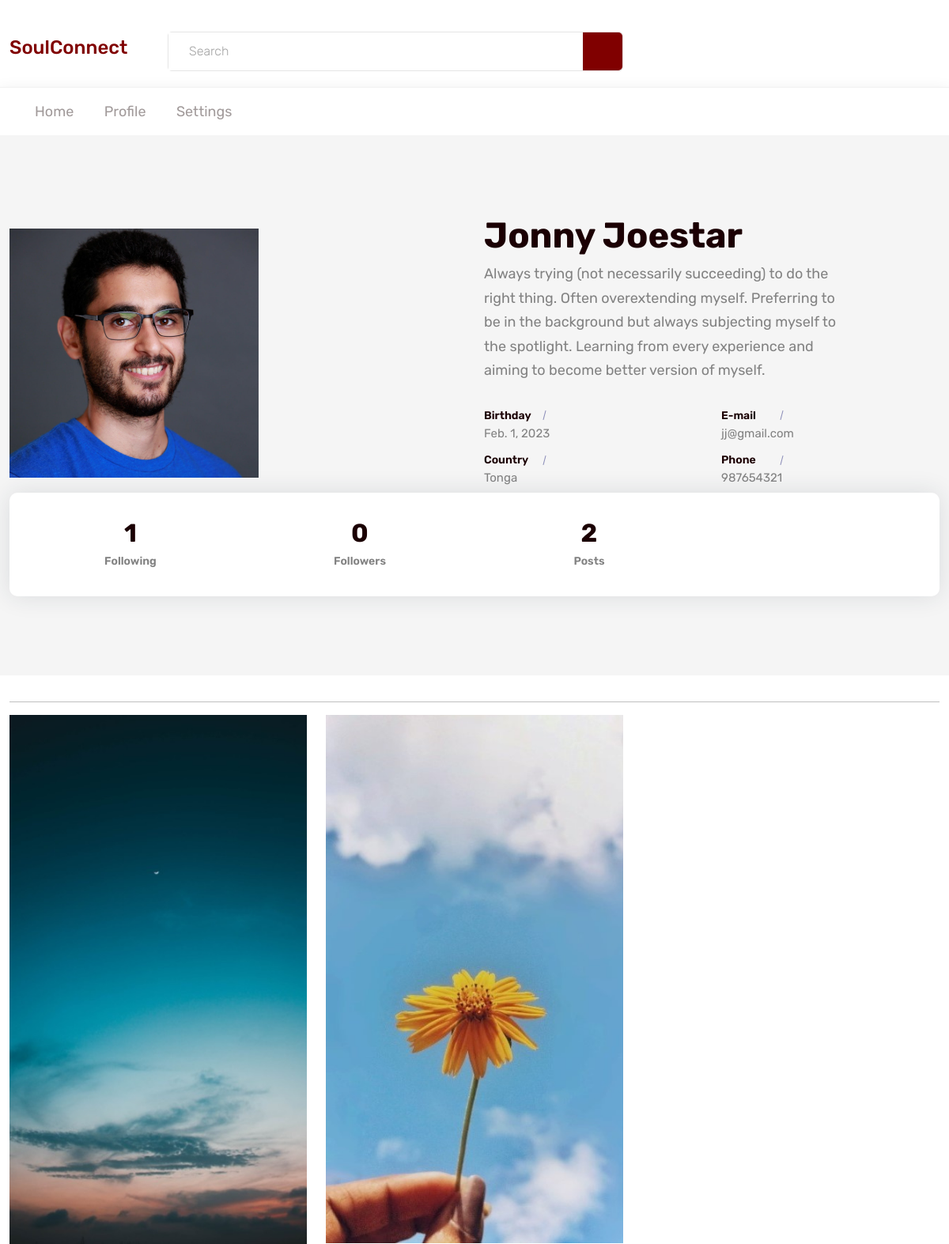
/profile (signed in), run on the app's committed database.
### app/models.py (models this page shows, shortened)
class bio(models.Model):
    u=models.ForeignKey(user,on_delete=models.CASCADE)
    un=models.TextField(default="xxxxxxxxxxxxxxxxxxx")
    b=models.TextField(default="")
    name=models.TextField(default="anon")
    country=models.TextField(default="wonderland")
    phone=models.IntegerField(default="0000000000")
    dob=models.DateField(default="2000-01-01")
    profilepic=models.ImageField(upload_to='pimages/',default="d.png")

### app/views.py (the view)
# urls.py: path('profile', views.profile1,name="profile"),
@login_required(login_url="login")
def profile1(request):
    f1=follow.objects.filter(u=request.user.username).values_list()
    f2=follow.objects.filter(f=request.user.username).values_list()
    s=bio.objects.filter(u=request.user).values()
    if s:
        d=s[0]
        d['profilepic']="media/"+d['profilepic']
        d['email']=request.user.email
        if post.objects.filter(u=request.user).exists():
            qs=post.objects.filter(u=request.user).values_list()
            posts=[]
            l=0
            for i in qs:
                l=l+1
                posts.append("media/"+i[3])
            d['l']=l
            d['posts']=posts
        d['f1']=len(f1)
        d['f2']=len(f2)
        return render(request,"profile.html",d)
    return render(request,"profile.html")

### templates/profile.html (shortened to what this page needs)
{% load static %}
<!DOCTYPE html>
<html lang="en">
<head>
    <link href="https://cdn.jsdelivr.net/npm/bootstrap@5.3.0-alpha1/dist/css/bootstrap.min.css" rel="stylesheet">
</head>
<body>
    <div class="super_container">
        <header class="header">
            <div class="header_main">
                <div class="container">
                    <div class="row">
                        <div class="col-lg-2 col-sm-3 col-3 order-1">
                            <div class="logo_container">
                                <div class="logo"><a href="home"><h3 class="txt">SoulConnect</h3></a></div>
                            </div>
                        </div>
                        <div class="col-lg-6 col-12 order-lg-2 order-3 text-lg-left text-right">
                            <div class="header_search">
                                <div class="header_search_content">
                                    <div class="header_search_form_container">
                                        <form action="search" method="POST" class="header_search_form clearfix">
                                            <input type="search" name="f" required="required" class="header_search_input" placeholder="Search ">
                                            <button type="submit" class="header_search_button trans_300" value="Submit"><img src="https://res.cloudinary.com/dxfq3iotg/image/upload/v1560918770/search.png" alt=""></button>
                                        </form>
                                    </div>
                                </div>
                            </div>
                        </div>
                        </div>
                    </div>
                </div>
            </div>
            <nav class="main_nav">
                <div class="container">
                    <div class="row">
                        <div class="col">
                            <div class="main_nav_content d-flex flex-row">
                                <div class="main_nav_menu">
                                    <ul class="standard_dropdown main_nav_dropdown">
                                        <li><a href="home">Home</a></li>
                                        <li><a href="profile">Profile</a></li>
                                        <li><a href="settings">Settings</a></li>
                                    </ul>
                                </div>
                            </div>
                        </div>
                    </div>
                </div>
            </nav>
        <div style="height: 700px">
            <section class="section about-section gray-bg" id="about">
                <div class="container">
                    <div class="row align-items-center flex-row-reverse">
                        <div class="col-lg-6">
                            <div class="about-text go-to">
                                <h3 class="dark-color">{{name}}</h3>
                                <p>{{b}}</p>
                                <div class="row about-list">
                                    <div class="col-md-6">
                                        <div class="media">
                                            <label>Birthday</label>
                                            <p>{{dob}}</p>
                                        </div>
                                        <div class="media">
                                            <label>Country</label>
                                            <p>{{country}}</p>
                                        </div>
                                    </div>
                                    <div class="col-md-6">
                                        <div class="media">
                                            <label>E-mail</label>
                                            <p>{{email}}</p>
                                        </div>
                                        <div class="media">
                                            <label>Phone</label>
                                            <p>{{phone}}</p>
                                        </div>
                                    </div>
                                </div>
                            </div>
                        </div>
                        <div class="col-lg-6">
                            <div class="about-avatar">
                                <img src="{{profilepic}}"  alt="profilepic">
                            </div>
                        </div>
                    </div>
                    <div class="counter">
                        <div class="row">
                            <div class="col-6 col-lg-3">
                                <div class="count-data text-center">
                                    <h6 class="count h2" data-to="500" id="txt" data-speed="500">{{f1}}</h6>
                                    <p class="m-0px font-w-600">Following</p>
                                </div>
                            </div>
                            <div class="col-6 col-lg-3">
                                <div class="count-data text-center">
                                    <h6 class="count h2" data-to="850" id="txt" data-speed="850">{{f2}}</h6>
                                    <p class="m-0px font-w-600">Followers</p>
                                </div>
                            </div>
                            <div class="col-6 col-lg-3">
                                <div class="count-data text-center">
                                    <h6 class="count h2" id="txt" data-to="190" data-speed="190">{{l}}</h6>
                                    <p class="m-0px font-w-600">Posts</p>
                                </div>
                            </div>
                        </div>
                    </div>
                </div>
            </section>
        </div>
    <div>
<div class="container">
    <hr>
        <div class="row">
                {% for post in posts %}
                <div class="col-lg-4 col-sm-6">
                <div class="thumbnail img-responsive">
                    <img src="{{post}}">
                </div>
            </div>
                {% endfor %}
        </div>
    </div>
    </div>
</body>
</html>

### data on the page
bio: name "Jonny Joestar", b "Always trying (not necessarily succeeding) to do the right thing. Often overextending myself. Preferring to be in the background but always subjecting myself to the spotlight. Learning from every experience and aiming to become better version of myself.", dob "Feb. 1, 2023", country "Tonga"

### other printed values
{{ email }} "jj@gmail.com"
{{ phone }} "987654321"
{{ f1 }} "1"
{{ f2 }} "0"
{{ l }} "2"
